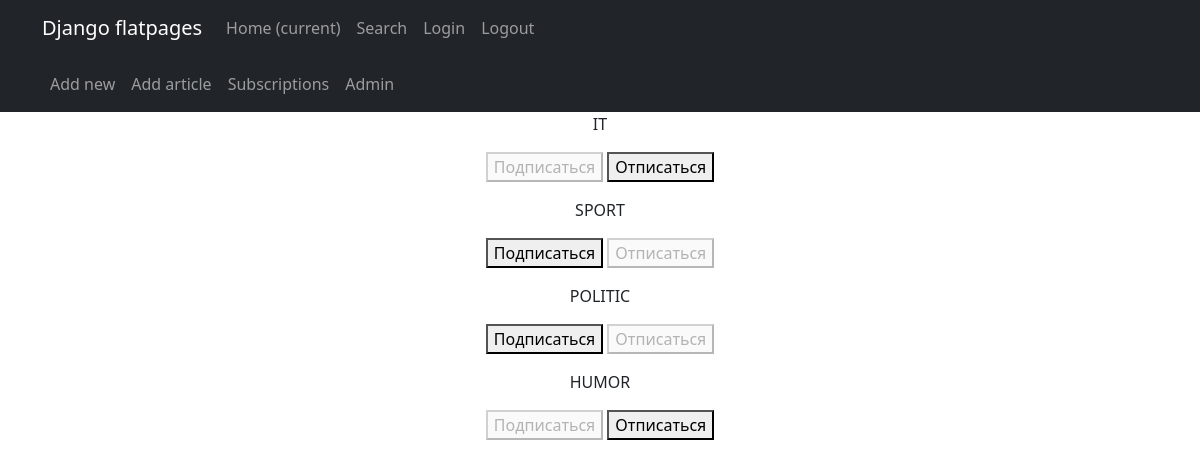
The page /news/subscriptions/ (signed in) on the database its author committed.
### news/models.py (models this page shows, shortened)
class Category(models.Model):
    name = models.CharField(max_length=255, unique=True)
    subscribers = models.ManyToManyField(User, through='CatSub', blank=True)

### news/views.py (the view, shortened to what this page needs)
# urls.py: path('subscriptions/', CategoryList.as_view(), name='subscriptions')
class CategoryList(PermissionRequiredMixin, ListView):
   permission_required = ('news.add_post',)
   model = Category
   template_name = 'subscriptions.html'
   context_object_name = 'categories'
   def get_queryset(self):
      categories = Category.objects.all()
      filter_subscribed = Category.objects.filter(subscribers=self.request.user).distinct()
      for category in categories:
         if category in filter_subscribed:
            category.user_subscribed = True
         else:
            category.user_subscribed = False
      return categories

### templates/subscriptions.html (shortened to what this page needs)
{% extends 'flatpages/default.html' %}
{% block content %}
    {% for category in categories  %}
        <p>
            {{ category.name }}
            <form method="POST">
                {% if category.user_subscribed %}
                    <button disabled>Подписаться</button>
                    <button name="action" value="unsubscribe">Отписаться</button>
                {% else %}
                    <button name="action" value="subscribe">Подписаться</button>
                    <button disabled>Отписаться</button>
                {% endif %}
            </form>
        </p>
    {% endfor %}
{% endblock content %}

### rows shown on the page
Category: name "IT", shows "Подписаться"
Category: name "SPORT", shows "Подписаться"
Category: name "POLITIC", shows "Подписаться"
Category: name "HUMOR", shows "Подписаться"
